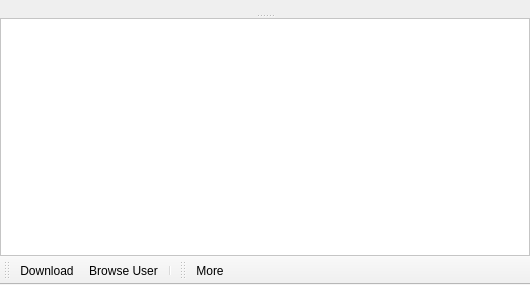
<?xml version="1.0" encoding="UTF-8"?>
<ui version="4.0">
 <class>CWidgetSearchResults</class>
 <widget class="QMainWindow" name="WidgetSearchResults">
  <property name="geometry">
   <rect>
    <x>0</x>
    <y>0</y>
    <width>530</width>
    <height>285</height>
   </rect>
  </property>
  <property name="windowTitle">
   <string>MainWindow</string>
  </property>
  <widget class="QWidget" name="centralwidget">
   <layout class="QVBoxLayout" name="verticalLayout">
    <property name="spacing">
     <number>0</number>
    </property>
    <property name="margin">
     <number>0</number>
    </property>
    <item>
     <widget class="QSplitter" name="splitterSearchDetails">
      <property name="sizePolicy">
       <sizepolicy hsizetype="Expanding" vsizetype="Expanding">
        <horstretch>1</horstretch>
        <verstretch>0</verstretch>
       </sizepolicy>
      </property>
      <property name="contextMenuPolicy">
       <enum>Qt::CustomContextMenu</enum>
      </property>
      <property name="orientation">
       <enum>Qt::Vertical</enum>
      </property>
      <widget class="QFrame" name="frameSearches">
       <property name="styleSheet">
        <string notr="true">QTabWidget::pane { /* The tab widget frame */
     border-top: 2px solid #C2C7CB;
 }

QTabWidget::pane { /* The tab widget frame */
     border-top: 2px solid transparent;
 }

 QTabWidget::tab-bar {
     left: 5px;  /* move to the right by 5px */
 }

 /* Style the tab using the tab sub-control. Note that
     it reads QTabBar _not_ QTabWidget */
 QTabBar::tab {
     background:transparent;
     border: 1px solid transparent;
     padding: 4px;
 }

 QTabBar::tab:selected, QTabBar::tab:hover {
     border: 1px solid rgb(78, 96, 255);
     background-color: qlineargradient(x1: 0, y1: 0, x2: 0, y2: 1, stop: 0 #dadbde, stop: 1 #f6f7fa);
 }</string>
       </property>
       <layout class="QGridLayout" name="gridLayout_61">
        <property name="margin">
         <number>0</number>
        </property>
        <property name="spacing">
         <number>0</number>
        </property>
        <item row="0" column="0">
         <widget class="QTabWidget" name="tabWidgetSearch">
          <property name="currentIndex">
           <number>-1</number>
          </property>
         </widget>
        </item>
       </layout>
      </widget>
      <widget class="QFrame" name="frameSearchDetails">
       <property name="frameShape">
        <enum>QFrame::NoFrame</enum>
       </property>
       <property name="frameShadow">
        <enum>QFrame::Raised</enum>
       </property>
       <layout class="QGridLayout" name="gridLayout_3">
        <property name="margin">
         <number>0</number>
        </property>
        <property name="spacing">
         <number>0</number>
        </property>
        <item row="0" column="0">
         <widget class="QScrollArea" name="scrollAreaSearchDetails">
          <property name="sizePolicy">
           <sizepolicy hsizetype="Preferred" vsizetype="Preferred">
            <horstretch>0</horstretch>
            <verstretch>0</verstretch>
           </sizepolicy>
          </property>
          <property name="styleSheet">
           <string notr="true">QFrame {
	background-color: rgb(255, 255, 255);
}</string>
          </property>
          <property name="widgetResizable">
           <bool>true</bool>
          </property>
          <widget class="QFrame" name="frameSearchDetailsContents">
           <property name="geometry">
            <rect>
             <x>0</x>
             <y>0</y>
             <width>528</width>
             <height>232</height>
            </rect>
           </property>
          </widget>
         </widget>
        </item>
       </layout>
      </widget>
     </widget>
    </item>
   </layout>
  </widget>
  <widget class="QToolBar" name="toolBarSearchResults">
   <property name="contextMenuPolicy">
    <enum>Qt::PreventContextMenu</enum>
   </property>
   <property name="windowTitle">
    <string>toolBar</string>
   </property>
   <property name="iconSize">
    <size>
     <width>16</width>
     <height>16</height>
    </size>
   </property>
   <property name="toolButtonStyle">
    <enum>Qt::ToolButtonTextBesideIcon</enum>
   </property>
   <property name="floatable">
    <bool>false</bool>
   </property>
   <attribute name="toolBarArea">
    <enum>BottomToolBarArea</enum>
   </attribute>
   <attribute name="toolBarBreak">
    <bool>false</bool>
   </attribute>
   <addaction name="actionSearchDownload"/>
   <addaction name="actionSearchBrowseUser"/>
   <addaction name="separator"/>
  </widget>
  <widget class="QToolBar" name="toolBarFilter">
   <property name="windowTitle">
    <string>toolBar</string>
   </property>
   <property name="iconSize">
    <size>
     <width>16</width>
     <height>16</height>
    </size>
   </property>
   <property name="toolButtonStyle">
    <enum>Qt::ToolButtonTextBesideIcon</enum>
   </property>
   <attribute name="toolBarArea">
    <enum>BottomToolBarArea</enum>
   </attribute>
   <attribute name="toolBarBreak">
    <bool>false</bool>
   </attribute>
   <addaction name="actionFilterMore"/>
  </widget>
  <action name="actionSearchDownload">
   <property name="icon">
    <iconset resource="../Resource.qrc">
     <normaloff>:/Resource/Generic/Download.png</normaloff>:/Resource/Generic/Download.png</iconset>
   </property>
   <property name="text">
    <string>Download</string>
   </property>
   <property name="toolTip">
    <string>Download</string>
   </property>
  </action>
  <action name="actionSearchBrowseUser">
   <property name="icon">
    <iconset resource="../Resource.qrc">
     <normaloff>:/Resource/Network/Browse.png</normaloff>:/Resource/Network/Browse.png</iconset>
   </property>
   <property name="text">
    <string>Browse User</string>
   </property>
   <property name="toolTip">
    <string>Browse User</string>
   </property>
  </action>
  <action name="actionFilterMore">
   <property name="icon">
    <iconset resource="../Resource.qrc">
     <normaloff>:/Resource/Generic/Filter.png</normaloff>:/Resource/Generic/Filter.png</iconset>
   </property>
   <property name="text">
    <string>More</string>
   </property>
  </action>
 </widget>
 <resources>
  <include location="../Resource.qrc"/>
 </resources>
 <connections/>
</ui>
